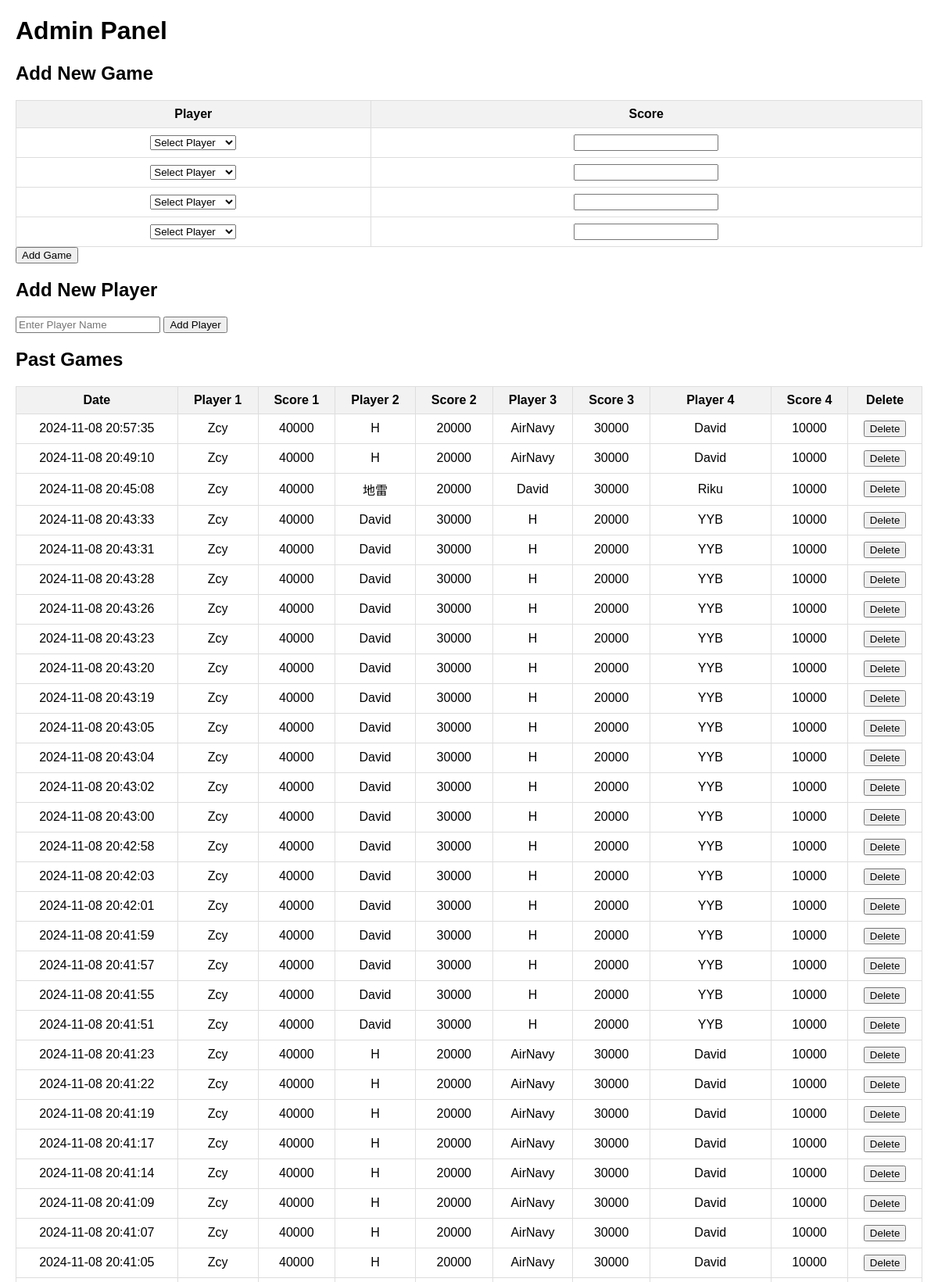
/admin (signed in, upper part), run on the app's committed database.
### tables this page shows
CREATE TABLE games (
    game_id INTEGER PRIMARY KEY AUTOINCREMENT,
    player1 TEXT NOT NULL,
    player2 TEXT NOT NULL,
    player3 TEXT NOT NULL,
    player4 TEXT NOT NULL,
    raw_score1 INTEGER NOT NULL,
    raw_score2 INTEGER NOT NULL,
    raw_score3 INTEGER NOT NULL,
    raw_score4 INTEGER NOT NULL,
    final_score1 INTEGER NOT NULL,
    final_score2 INTEGER NOT NULL,
    final_score3 INTEGER NOT NULL,
    final_score4 INTEGER NOT NULL,
    game_date TIMESTAMP DEFAULT CURRENT_TIMESTAMP
);

### app.py (the view, shortened to what this page needs)
@app.route("/admin", methods=["GET", "POST"])
def admin_page():
    if not session.get("is_admin"):
        flash("Admin access required.", "danger")
        return redirect(url_for("admin_login"))
    conn = get_db_connection()
    cursor = conn.cursor()
    conn.close()
    conn = get_db_connection()
    cursor = conn.cursor()
    cursor.execute("SELECT * FROM players ORDER BY name")
    players = cursor.fetchall()
    cursor.execute("""SELECT game_id, game_date, player1, player2, player3, player4, raw_score1,
    raw_score2, raw_score3, raw_score4 FROM games ORDER BY game_date DESC""")
    games = cursor.fetchall()
    conn.close()
    return render_template("admin_dashboard.html", players=players, games=games)

### app.py (called while the page is built)
def get_db_connection():
    conn = sqlite3.connect('mahjong.db')
    conn.row_factory = sqlite3.Row  # Return rows as dictionaries
    return conn

### templates/admin_dashboard.html (shortened to what this page needs)
<!DOCTYPE html>
<html lang="en">
<head>
</head>
<body>
    <h1>Admin Panel</h1>
    <div class="form-section">
        <h2>Add New Game</h2>
        <form method="POST">
            <table>
                <tr>
                    <th>Player</th>
                    <th>Score</th>
                </tr>
                {% for i in range(1, 5) %}
                <tr>
                    <td>
                        <select name="player{{ i }}" required>
                            <option value="" disabled selected>Select Player</option>
                        </select>
                    </td>
                    <td>
                        <input type="number" name="score{{ i }}" required>
                    </td>
                </tr>
                {% endfor %}
            </table>
            <button type="submit" name="add_game">Add Game</button>
        </form>
    </div>
    <div class="form-section">
        <h2>Add New Player</h2>
        <form method="POST">
            <input type="text" name="player_name" placeholder="Enter Player Name" required>
            <button type="submit" name="add_player">Add Player</button>
        </form>
    </div>
    <div class="form-section">
        <h2>Past Games</h2>
        <table>
            <tr>
                <th>Date</th>
                <th>Player 1</th>
                <th>Score 1</th>
                <th>Player 2</th>
                <th>Score 2</th>
                <th>Player 3</th>
                <th>Score 3</th>
                <th>Player 4</th>
                <th>Score 4</th>
                <th>Delete</th>
            </tr>
            {% for game in games %}
            <tr>
                <td>{{ game['game_date'] }}</td>
                <td>{{ game['player1'] }}</td>
                <td>{{ game['raw_score1'] }}</td>
                <td>{{ game['player2'] }}</td>
                <td>{{ game['raw_score2'] }}</td>
                <td>{{ game['player3'] }}</td>
                <td>{{ game['raw_score3'] }}</td>
                <td>{{ game['player4'] }}</td>
                <td>{{ game['raw_score4'] }}</td>
                <td>
                    <form method="POST" style="display: inline;">
                        <button type="submit" name="delete_game">Delete</button>
                    </form>
                </td>
            </tr>
            {% endfor %}
        </table>
    </div>
</body>
</html>

### templates/admin_dashboard.html (style rules this page uses)
body { font-family: Arial, sans-serif; margin: 20px; }
table { width: 100%; border-collapse: collapse; margin-top: 10px; }
th, td { padding: 8px 12px; border: 1px solid #ddd; text-align: center; }
th { background-color: #f2f2f2; }
.form-section { margin: 20px 0; }

### data on the page
games: game_date "2024-11-08 20:57:35", player1 "Zcy", raw_score1 "40000", player2 "H", raw_score2 "20000", player3 "AirNavy", raw_score3 "30000", player4 "David", raw_score4 "10000"
games: game_date "2024-11-08 20:49:10", player1 "Zcy", raw_score1 "40000", player2 "H", raw_score2 "20000", player3 "AirNavy", raw_score3 "30000", player4 "David", raw_score4 "10000"
games: game_date "2024-11-08 20:45:08", player1 "Zcy", raw_score1 "40000", player2 "地雷", raw_score2 "20000", player3 "David", raw_score3 "30000", player4 "Riku", raw_score4 "10000"
games: game_date "2024-11-08 20:43:33", player1 "Zcy", raw_score1 "40000", player2 "David", raw_score2 "30000", player3 "H", raw_score3 "20000", player4 "YYB", raw_score4 "10000"
games: game_date "2024-11-08 20:43:31", player1 "Zcy", raw_score1 "40000", player2 "David", raw_score2 "30000", player3 "H", raw_score3 "20000", player4 "YYB", raw_score4 "10000"
games: game_date "2024-11-08 20:43:28", player1 "Zcy", raw_score1 "40000", player2 "David", raw_score2 "30000", player3 "H", raw_score3 "20000", player4 "YYB", raw_score4 "10000"
games: game_date "2024-11-08 20:43:26", player1 "Zcy", raw_score1 "40000", player2 "David", raw_score2 "30000", player3 "H", raw_score3 "20000", player4 "YYB", raw_score4 "10000"
games: game_date "2024-11-08 20:43:23", player1 "Zcy", raw_score1 "40000", player2 "David", raw_score2 "30000", player3 "H", raw_score3 "20000", player4 "YYB", raw_score4 "10000"
games: game_date "2024-11-08 20:43:20", player1 "Zcy", raw_score1 "40000", player2 "David", raw_score2 "30000", player3 "H", raw_score3 "20000", player4 "YYB", raw_score4 "10000"
games: game_date "2024-11-08 20:43:19", player1 "Zcy", raw_score1 "40000", player2 "David", raw_score2 "30000", player3 "H", raw_score3 "20000", player4 "YYB", raw_score4 "10000"
games: game_date "2024-11-08 20:43:05", player1 "Zcy", raw_score1 "40000", player2 "David", raw_score2 "30000", player3 "H", raw_score3 "20000", player4 "YYB", raw_score4 "10000"
games: game_date "2024-11-08 20:43:04", player1 "Zcy", raw_score1 "40000", player2 "David", raw_score2 "30000", player3 "H", raw_score3 "20000", player4 "YYB", raw_score4 "10000"
games: game_date "2024-11-08 20:43:02", player1 "Zcy", raw_score1 "40000", player2 "David", raw_score2 "30000", player3 "H", raw_score3 "20000", player4 "YYB", raw_score4 "10000"
games: game_date "2024-11-08 20:43:00", player1 "Zcy", raw_score1 "40000", player2 "David", raw_score2 "30000", player3 "H", raw_score3 "20000", player4 "YYB", raw_score4 "10000"
games: game_date "2024-11-08 20:42:58", player1 "Zcy", raw_score1 "40000", player2 "David", raw_score2 "30000", player3 "H", raw_score3 "20000", player4 "YYB", raw_score4 "10000"
games: game_date "2024-11-08 20:42:03", player1 "Zcy", raw_score1 "40000", player2 "David", raw_score2 "30000", player3 "H", raw_score3 "20000", player4 "YYB", raw_score4 "10000"
games: game_date "2024-11-08 20:42:01", player1 "Zcy", raw_score1 "40000", player2 "David", raw_score2 "30000", player3 "H", raw_score3 "20000", player4 "YYB", raw_score4 "10000"
games: game_date "2024-11-08 20:41:59", player1 "Zcy", raw_score1 "40000", player2 "David", raw_score2 "30000", player3 "H", raw_score3 "20000", player4 "YYB", raw_score4 "10000"
games: game_date "2024-11-08 20:41:57", player1 "Zcy", raw_score1 "40000", player2 "David", raw_score2 "30000", player3 "H", raw_score3 "20000", player4 "YYB", raw_score4 "10000"
games: game_date "2024-11-08 20:41:55", player1 "Zcy", raw_score1 "40000", player2 "David", raw_score2 "30000", player3 "H", raw_score3 "20000", player4 "YYB", raw_score4 "10000"
games: game_date "2024-11-08 20:41:51", player1 "Zcy", raw_score1 "40000", player2 "David", raw_score2 "30000", player3 "H", raw_score3 "20000", player4 "YYB", raw_score4 "10000"
games: game_date "2024-11-08 20:41:23", player1 "Zcy", raw_score1 "40000", player2 "H", raw_score2 "20000", player3 "AirNavy", raw_score3 "30000", player4 "David", raw_score4 "10000"
games: game_date "2024-11-08 20:41:22", player1 "Zcy", raw_score1 "40000", player2 "H", raw_score2 "20000", player3 "AirNavy", raw_score3 "30000", player4 "David", raw_score4 "10000"
games: game_date "2024-11-08 20:41:19", player1 "Zcy", raw_score1 "40000", player2 "H", raw_score2 "20000", player3 "AirNavy", raw_score3 "30000", player4 "David", raw_score4 "10000"
games: game_date "2024-11-08 20:41:17", player1 "Zcy", raw_score1 "40000", player2 "H", raw_score2 "20000", player3 "AirNavy", raw_score3 "30000", player4 "David", raw_score4 "10000"
games: game_date "2024-11-08 20:41:14", player1 "Zcy", raw_score1 "40000", player2 "H", raw_score2 "20000", player3 "AirNavy", raw_score3 "30000", player4 "David", raw_score4 "10000"
games: game_date "2024-11-08 20:41:09", player1 "Zcy", raw_score1 "40000", player2 "H", raw_score2 "20000", player3 "AirNavy", raw_score3 "30000", player4 "David", raw_score4 "10000"
games: game_date "2024-11-08 20:41:07", player1 "Zcy", raw_score1 "40000", player2 "H", raw_score2 "20000", player3 "AirNavy", raw_score3 "30000", player4 "David", raw_score4 "10000"
games: game_date "2024-11-08 20:41:05", player1 "Zcy", raw_score1 "40000", player2 "H", raw_score2 "20000", player3 "AirNavy", raw_score3 "30000", player4 "David", raw_score4 "10000"
